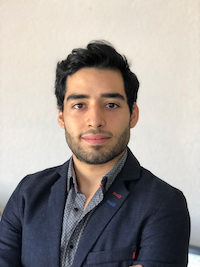
#> input picture test_image_CV.jpg, 200 x 267 px
$ python face_detection_in_an_image.py
#> lines starting #> are read from the running program, lines starting #| are printed output that depends on the picture; after the words box and inside, x2 and y2 are one past the last pixel; in counts of white or black regions, pixels touching at a corner belong together
#classifiers in .xml format
#https://github.com/opencv/opencv/tree/master/data/haarcascades

# -*- coding: latin-1 -*-
"""
    Code 1.1 - Face Detection in a Still Image
    This program finds all the faces in a photo.

    Written by Glare and Transductor
    www.robologs.net
"""
import cv2

#We load our Haar classifier:
waterfall_face = cv2.CascadeClassifier('haarcascade_frontalface_alt.xml')
# If you use another classifier or have it saved in a different directory than this python script,
# you will have to change 'haarcascade_frontalface_alt.xml' to the path to your xml file.


#We load the image and convert it to gray:test_image_CV.jpg
img = cv2.imread('test_image_CV.jpg')
#> img is the input picture: shape (267, 200, 3); mean B, G, R 146.6, 150.3, 156.8
img_gris = cv2.cvtColor(img, cv2.COLOR_BGR2GRAY)
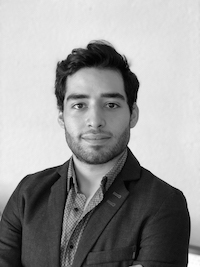
#> img_gris: shape (267, 200); min 0, max 255, mean 151.9
# Note: the example image that we used for the tutorial is already in black and white,
# so it would not be necessary to convert it. I've done it anyway in case you want to later
# try a color image.


#We look for the faces:
face_coordinates = waterfall_face.detectMultiScale(img_gris, 1.3, 5)
#> face_coordinates = [[49, 69, 92, 92]]
# Note 1: the detectMultiScale () function requires a grayscale image. This is the reason
# why we have converted from BGR to Grayscale.
# Note 2: '1.3' and '5' are standard parameters for this function. The first is the scale factor ('scaleFactor'): the
# function will try to find faces by scaling the image multiple times, and this factor indicates by how much the image is reduced
# every time. The second parameter is called 'minNeighbours' and indicates the quality of the detections: a high value
# results in fewer detections but more reliability.


#Now we go through the 'face_coordinates' array and draw the rectangles over the original image:
for (x,y,width, high) in face_coordinates:
    cv2.rectangle(img, (x,y), (x+width, y+high), (0,0,255) , 3)
#> this loop made 1 pass
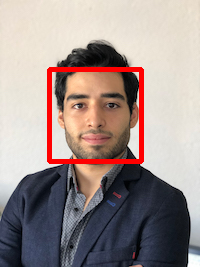
#> img: shape (267, 200, 3); 3.42% of pixels changed, all inside (x1, y1, x2, y2) = (47, 67, 144, 164)


#We open a window with the result:
cv2.imshow('Output', img)
print("\nShowing result. Press any key to exit.\n")
cv2.waitKey(0)
cv2.destroyAllWindows()
